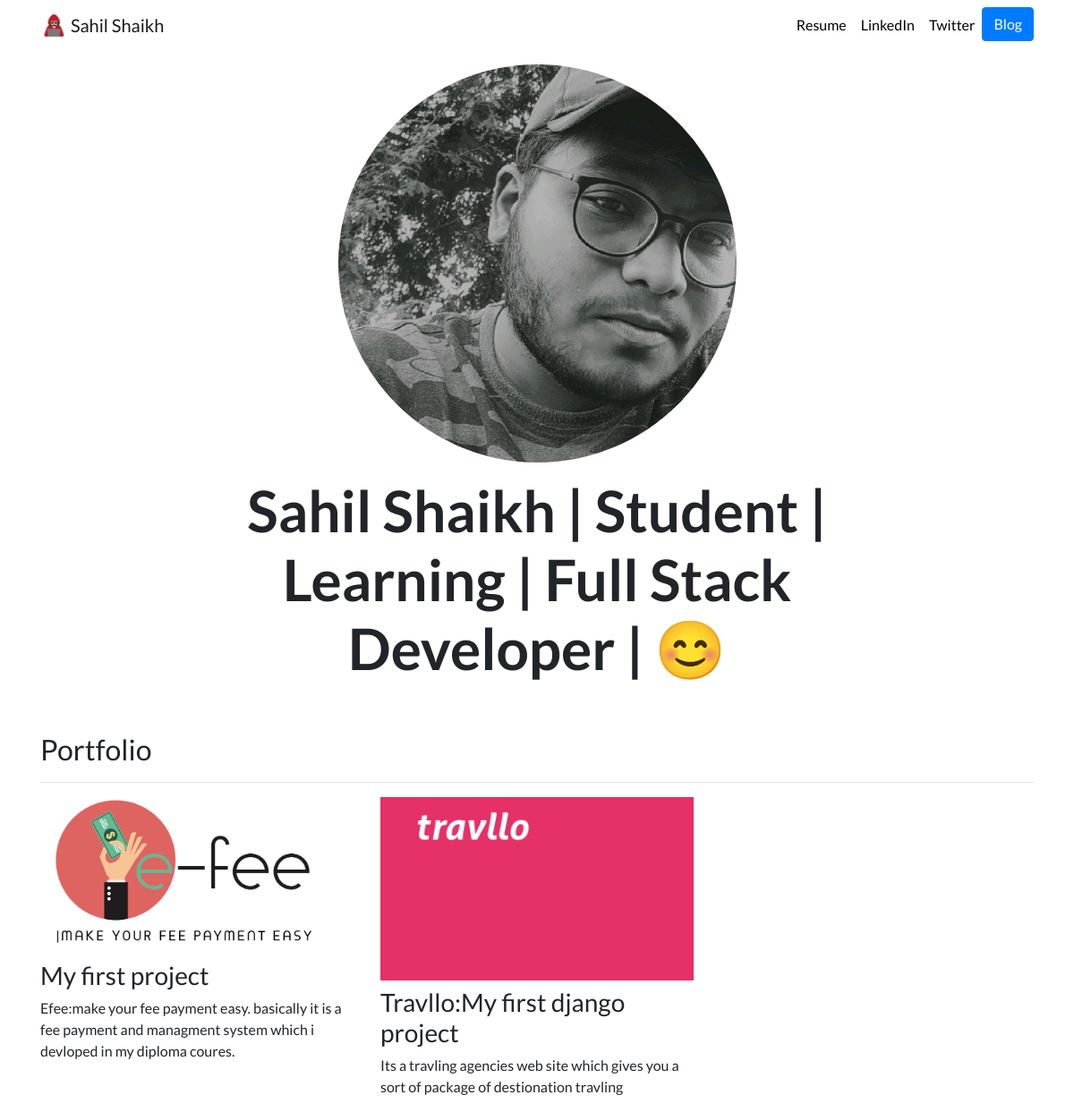
The page / on the database its author committed.
### portfolio/models.py (models this page shows, shortened)
class project(models.Model):
    title = models.CharField(max_length=100)
    description = models.CharField(max_length=250)
    img = models.ImageField(upload_to='portfolio/image/')
    url = models.URLField(blank=True)

### portfolio/views.py (the view)
# urls.py: path('',views.portfolio, name='home'),
def portfolio(request):
    projects = project.objects.all()
    return render(request,"portfolio/home.html", { 'projects':projects })

### portfolio/templates/portfolio/home.html
{% extends "portfolio/base.html" %}
{% load static %}
{% block content %}
<div class="row justify-content-center my-3">
  <div class="col-5">
    <img src="{% static 'portfolio/profile.jpg' %}"  class="img-fluid" id="prof_img">
  </div>
</div>
<div class="row justify-content-center mb-3">
  <div class="col-md-9 text-center">
    <h1 id="hometext" class="font-weight-bold">Sahil Shaikh | Student | Learning | Full Stack Developer | 😊</h1>
  </div>
</div>
<h2 class="mt-5">Portfolio</h2>
<hr>
<div class="row">
  {% for project in projects %}
  <div class="col-lg-4 col-md-6">
    {% if project.url %}
    <a href="{{ project.url }}">
      <img src="{{ project.img.url }}" class="img-fluid mb-2">
    </a>
    {% else %}
    <img src="{{ project.img.url }}" class="img-fluid mb-2">
    {% endif %}
    <h3>{{ project.title }}</h3>
    <p>{{ project.description }}</p>
  </div>
  {% endfor %}
</div>
{% endblock %}

### portfolio/templates/portfolio/base.html (shortened to what this page needs)
{% load static %}
<!doctype html>
<html lang="en">
<head>
  <link rel="stylesheet" href="https://stackpath.bootstrapcdn.com/bootstrap/4.4.1/css/bootstrap.min.css">
  <link rel="stylesheet" href="{% static 'portfolio/custom.css' %}">
</head>
<body>
  <nav id="topNav" class="navbar navbar-expand-md navbar-light">
    <div class="container">
      <a class="navbar-brand" href="{% url 'home' %}">
        <img src="{% static 'portfolio/Logo.png' %}" width="30" height="30" class="d-inline-block align-top" alt="Nick's Logo">
        <span>Sahil Shaikh</span>
      </a>
      <div class="collapse navbar-collapse text-center" id="navbarNav">
        <ul class="navbar-nav ml-auto">
          <li class="nav-item">
            <a class="nav-link" href="{% static 'portfolio/resume.pdf' %}" target="_blank">Resume</a>
          </li>
          <li class="nav-item">
            <a class="nav-link" href="https://linkedin.com/in/sahil-shaikh-9802b7131" target="_blank">LinkedIn</a>
          </li>
          <li class="nav-item">
            <a class="nav-link" href="https://twitter.com/sahilshaikh1634" target="_blank">Twitter</a>
          </li>
          <li>
            <a role="button" href="{% url 'blog:all_blogs' %}" class="btn btn-primary">Blog</a>
          </li>
        </ul>
      </div>
    </div>
  </nav>
  <div class="container">
    {% block content %}{% endblock %}
  </div>
</body>
</html>

### portfolio/static/portfolio/custom.css (style rules this page uses)
.navbar-nav .nav-link { color: rgba(0,0,0,1) !important; }
body { font-family: 'Lato', sans-serif; }
@media (min-width: 992px) { #hometext { font-size: 4rem; } }
#prof_img { border-radius: 50%; }

### rows shown on the page
project: img (picture), title "My first project", description "Efee:make your fee payment easy. basically it is a fee payment and managment system which i devloped in my diploma coures."
project: img (picture), title "Travllo:My first django project", description "Its a travling agencies web site which gives you a sort of package of destionation travling"
